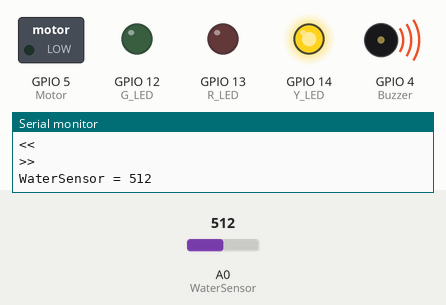
The sketch below on a simulated ESP8266 (NodeMCU). Shown: switched loads named in the sketch (green lamp = pin HIGH), output pins drawn as LEDs (lit = HIGH), buzzer (waves = sounding, pin HIGH), the last lines printed to the serial monitor. The test bench sets the inputs (shaded band); at power-on: A0 (WaterSensor) = 512. WiFi joins after 1.5 s; servers stay silent unless stated; uploads are accepted with an empty reply.

Above: at 3.0 s.
3.1 s: A0 (WaterSensor) set to 557
At 3.5 s:
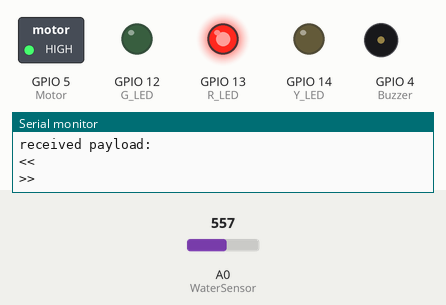
4.7 s: A0 (WaterSensor) set to 330
At 6.2 s:
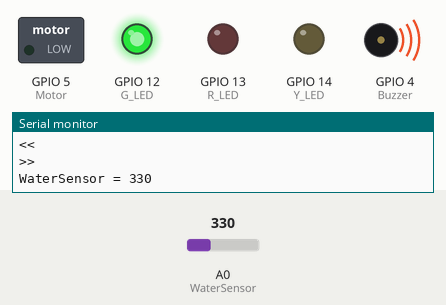
6.5 s: A0 (WaterSensor) set to 390
8.3 s: A0 (WaterSensor) set to 411
At 9.4 s:
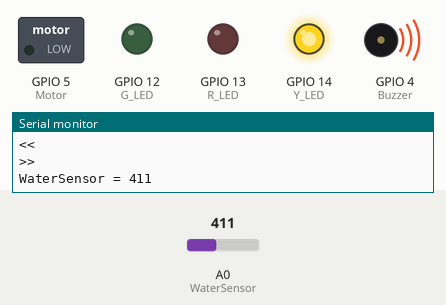
10.0 s: A0 (WaterSensor) set to 353
11.8 s: A0 (WaterSensor) set to 334
At 12.4 s:
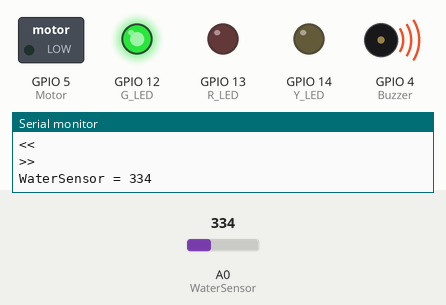
Timing chart, 0 to 14.5 s (numbered marks = the images above; inputs shaded):
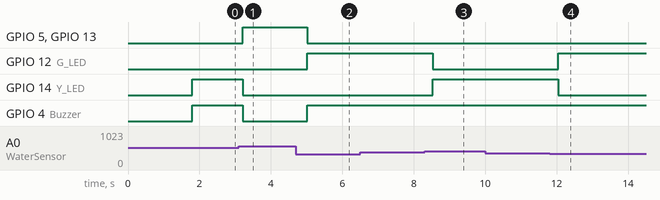

Measured:
- the behaviour switches between 540 and 541 on A0 (WaterSensor) (found by bisection; images 0 and 1)
- the behaviour switches between 400 and 401 on A0 (WaterSensor) (found by bisection; images 2 and 3)
- the behaviour switches between 341 and 340 on A0 (WaterSensor) (found by bisection; images 3 and 4)
- after the input at 3.1 s, GPIO 5 (Motor), GPIO 13 (R_LED): LOW → HIGH after 0.11 s; GPIO 14 (Y_LED), GPIO 4 (Buzzer): HIGH → LOW after 0.11 s
- after the input at 4.7 s, GPIO 5 (Motor), GPIO 13 (R_LED): HIGH → LOW after 0.32 s; GPIO 12 (G_LED), GPIO 4 (Buzzer): LOW → HIGH after 0.32 s
- after the input at 8.3 s, GPIO 12 (G_LED): HIGH → LOW after 0.23 s; GPIO 14 (Y_LED): LOW → HIGH after 0.23 s
- after the input at 11.8 s, GPIO 12 (G_LED): LOW → HIGH after 0.24 s; GPIO 14 (Y_LED): HIGH → LOW after 0.24 s

The sketch:

blynk123.ino
```cpp
// #include delay
#define SECONDS_DS(seconds) ((seconds)*1000000UL)

#define Y_LED 14
#define R_LED 13
#define G_LED 12
// #define SW1 5
#define Motor 5
#define WaterSensor A0
#define Buzzer 4


void Line_Notify(String message);

#define LINE_TOKEN "Rz6mjV6NgVby5f8X3jOyX66x2jxPooimPbuA5tGjcNH"  // line TOKEN
#define BLYNK_TEMPLATE_ID "TMPL60gq2PKfY"
#define BLYNK_TEMPLATE_NAME "project"
#define BLYNK_AUTH_TOKEN "6Q-mELAV88m2elElQ6uE5juNqSU4rmBP"

/* Comment this out to disable prints and save space */
#define BLYNK_PRINT Serial
#include <ESP8266WiFi.h>
#include <ESP8266HTTPClient.h>
#include <BlynkSimpleEsp8266.h>
// Your WiFi credentials
// Set password to "" for open networks.
char ssid[] = "Poomsaeroy";
char pass[] = "0123456789";
BlynkTimer timer;
int sensorValue;

WidgetLCD lcd(V5);

//

// This function is called every time the device is connected to the Blynk.Cloud
BLYNK_CONNECTED() {
  // Change Web Link Button message to "Congratulations!"
  Blynk.setProperty(V100, "offImageUrl", "https://static image.nyc3.cdn.digitaloceanspaces.com/general/fte/congratulations.png");
  Blynk.setProperty(V100, "onImageUrl", "https://static image.nyc3.cdn.digitaloceanspaces.com/general/fte/congratulations_pressed.png");
  Blynk.setProperty(V100, "url", "https://docs.blynk.io/en/getting-started/what-do-i-need-to-blynk/how-quickstart device-was-made");
}
// This function sends Arduino's uptime every second to Virtual Pin 2.
// void ReadSW()
// {
//  uint8_t d = digitalRead(SW1);
//  Blynk.virtualWrite(V3,d);
// }

void Readsensor() {
  sensorValue = analogRead(WaterSensor);
  Serial.print("WaterSensor = ");
  Serial.println(sensorValue);
  if (sensorValue > 540) {  // red
    digitalWrite(R_LED, HIGH);
    Blynk.virtualWrite(V0, 1);
    digitalWrite(Y_LED, LOW);
    Blynk.virtualWrite(V3, 0);
    digitalWrite(G_LED, LOW);
    Blynk.virtualWrite(V1, 0);
    digitalWrite(Buzzer, LOW);
    digitalWrite(Motor, HIGH);
    Line_Notify("น้ำมาละจ้า");
    lcd.clear();
    lcd.print(3,0,"Water level");
    lcd.print(6,1,"Warning!!");


  } else if (sensorValue > 400 && sensorValue <= 530) {  // YELLOW
    digitalWrite(Y_LED, HIGH);
    Blynk.virtualWrite(V3, 1);
    digitalWrite(R_LED, LOW);
    Blynk.virtualWrite(V0, 0);
    digitalWrite(G_LED, LOW);
    Blynk.virtualWrite(V1, 0);
    digitalWrite(Buzzer, HIGH);
    digitalWrite(Motor, LOW);
    lcd.clear();
    lcd.print(3,0,"Water level");
    lcd.print(5,1,"Becareful");

  } else if (sensorValue > 0 && sensorValue <= 340) { //340
    digitalWrite(G_LED, HIGH);  // Green
    Blynk.virtualWrite(V1, 1);
    digitalWrite(R_LED, LOW);
    Blynk.virtualWrite(V0, 0);
    digitalWrite(Y_LED, LOW);
    Blynk.virtualWrite(V3, 0);
    digitalWrite(Buzzer, HIGH);
    digitalWrite(Motor, LOW);
    // Blynk.virtualWrite(V5,"123");
    lcd.clear();
    lcd.print(3,0,"Water level");
    lcd.print(6,1,"NORMAL");
  }
  delay(500);
}

int start_time = millis();

void setup() {
  pinMode(Y_LED, OUTPUT);
  pinMode(G_LED, OUTPUT);
  pinMode(R_LED, OUTPUT);
  pinMode(Buzzer, OUTPUT);
  pinMode(Motor, OUTPUT);
  Serial.begin(115200);
  Blynk.begin(BLYNK_AUTH_TOKEN, ssid, pass);

}
void loop() {
  Blynk.run();
  Readsensor();
  timer.run();
  thingspeak_notify(sensorValue);

  // int end_time = millis();
  // if (end_time - start_time > 600000) {
  //   start_time = millis();
  //   Serial.println("Sleeping");
  //   ESP.deepSleep(SECONDS_DS(60));
  // }
}

void Line_Notify(String message) {
  // wait for WiFi connection
  if ((WiFi.status() == WL_CONNECTED)) {

    WiFiClient client;
    HTTPClient http;

    Serial.print("[HTTP] begin...\n");
    // configure traged server and url
    http.begin(client, "http://172.20.10.2:3000/line");  // HTTP
    http.addHeader("Content-Type", "application/json");

    Serial.print("[HTTP] POST...\n");
    // start connection and send HTTP header and body
    int httpCode = http.POST("{\"text\": \"" + String(message) + "\"}");

    Serial.println(httpCode);

    // httpCode will be negative on error
    if (httpCode > 0) {
      // HTTP header has been send and Server response header has been handled
      Serial.printf("[HTTP] POST... code: %d\n", httpCode);

      // file found at server
      if (httpCode == HTTP_CODE_OK) {
        const String& payload = http.getString();
        Serial.println("received payload:\n<<");
        Serial.println(payload);
        Serial.println(">>");
      }
    } else {
      Serial.printf("[HTTP] POST... failed, error: %s\n", http.errorToString(httpCode).c_str());
    }

    http.end();
  }
}

void thingspeak_notify(int water) {
  // wait for WiFi connection
  if ((WiFi.status() == WL_CONNECTED)) {

    WiFiClient client;
    HTTPClient http;

    Serial.print("[HTTP] begin...\n");
    // configure traged server and url
    http.begin(client, "http://172.20.10.2:3000/water");  // HTTP
    http.addHeader("Content-Type", "application/json");

    Serial.print("[HTTP] POST...\n");
    // start connection and send HTTP header and body
    int httpCode = http.POST("{\"text\": \"" + String(water) + "\"}");

    Serial.println(httpCode);

    // httpCode will be negative on error
    if (httpCode > 0) {
      // HTTP header has been send and Server response header has been handled
      Serial.printf("[HTTP] POST... code: %d\n", httpCode);

      // file found at server
      if (httpCode == HTTP_CODE_OK) {
        const String& payload = http.getString();
        Serial.println("received payload:\n<<");
        Serial.println(payload);
        Serial.println(">>");
      }
    } else {
      Serial.printf("[HTTP] POST... failed, error: %s\n", http.errorToString(httpCode).c_str());
    }

    http.end();
  }
}
```
